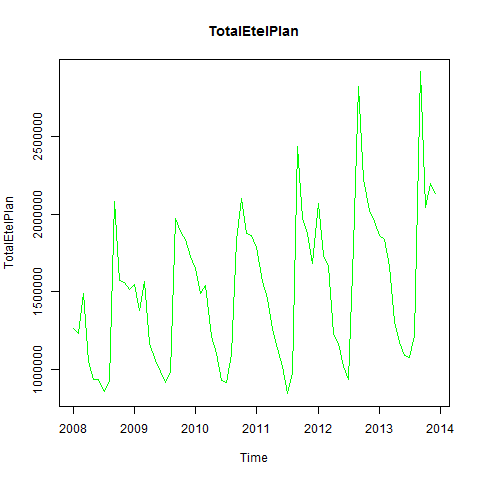

Write R code to recreate this figure.
#creates plot TotalEtelPlan time series

png("Plots/TotalEtelPlan_plot1.png")
plot(TotalEtelPlan, col="green",main="TotalEtelPlan")
dev.off()